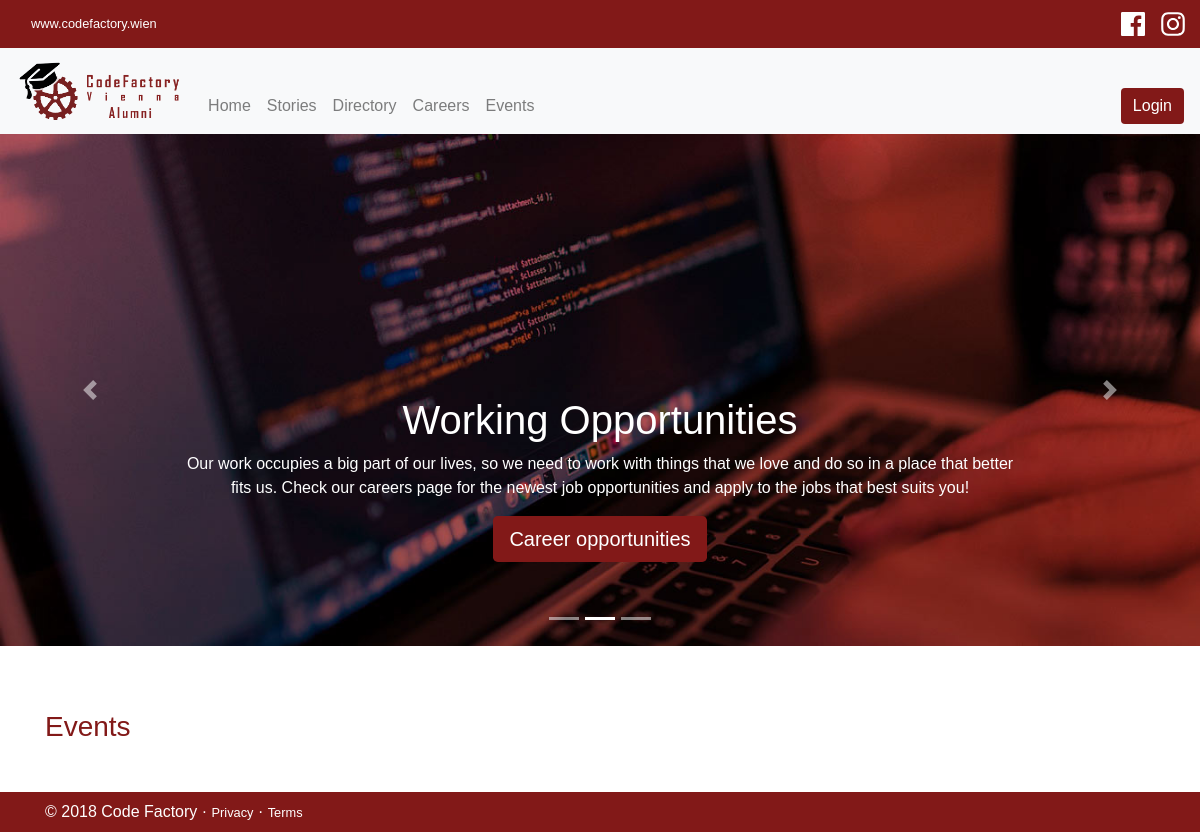
/events.php, run on an earlier commit of the app's database.
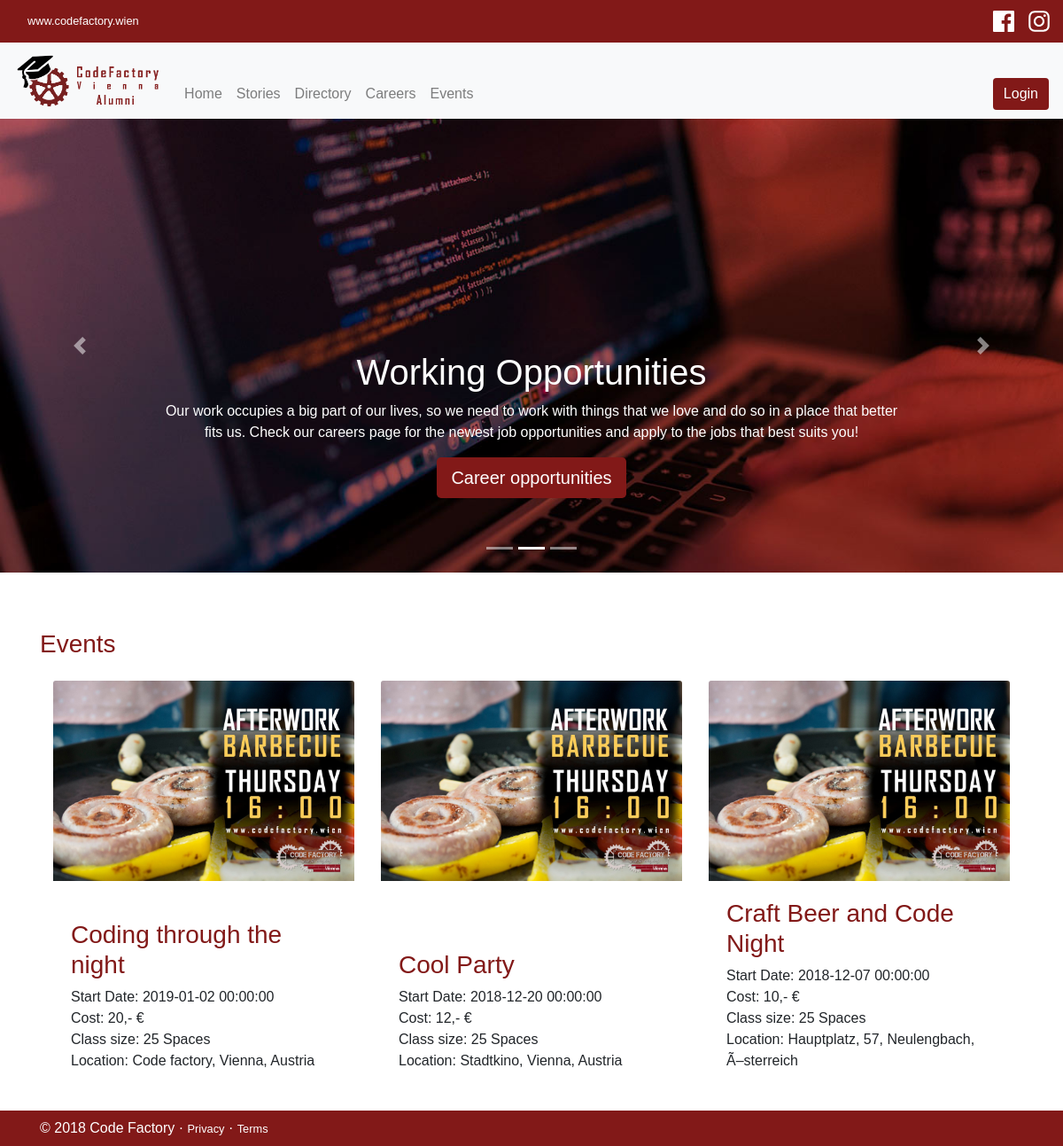
And on a later commit of the database.
### tables this page shows
CREATE TABLE `images` (
  `image_id` int(11) NOT NULL,
  `image_url` varchar(255) DEFAULT NULL,
  `fk_eventID` int(11) DEFAULT NULL,
  `fk_storiesID` int(11) DEFAULT NULL
);

CREATE TABLE `events` (
  `eventID` int(11) NOT NULL,
  `event_name` varchar(255) DEFAULT NULL,
  `start_date` datetime DEFAULT NULL,
  `cost` float DEFAULT NULL,
  `event_category` enum('meetup','party') DEFAULT NULL
);

CREATE TABLE `location` (
  `locationID` int(11) NOT NULL,
  `address` varchar(255) DEFAULT NULL,
  `city` varchar(100) DEFAULT NULL,
  `country` varchar(100) DEFAULT NULL,
  `fk_eventID` int(11) DEFAULT NULL
);

### inc/database.php (called while the page is built, shortened)
<?php
class Database {
    public $conn;
    public $servername = "localhost";
    public $username = "root";
    public $password = "";
    public $db_name="alumni_project";
    public function open_db_conn(){
        $this->conn=mysqli_connect($this->servername, $this->username, $this->password, $this->db_name);
    }
    public function query($sql){
        $result=mysqli_query($this->conn,$sql);
        return $result;
    }
}
$db=new Database();
 ?>

### inc/db_actions.php (called while the page is built, shortened)
<?php
require_once 'database.php';
class DbActions extends Database{
function join_tables($tables, $rows = '*', $join = null, $where = null, $order = null) {
	global $db;
	$arr=array();
    $mainTable = $tables[0];
    $sql = "SELECT ".$rows." FROM ".$mainTable;
   	if($join != null){
    for($i = 1; $i<count($tables);$i++) {
        $joinTable = $tables[$i];
        $joinField = $join[$i-1];
        $sql.= " JOIN ".$joinTable." ON ".$joinField;
    	}
	}
	$q=$db->query($sql);
	while($row=mysqli_fetch_assoc($q)){
		$arr[]=$row;
	}
			return $arr;
}
}
$obj=new DbActions();

### events.php (the view, shortened to what this page needs)
<?php
include 'inc/header.php';
include "inc/topnav.php";
include "inc/nav.php";
include "inc/carousel.php";
?>
<?php
  $tables=array("images", "events", "location");
  $rows="*";
  $join=array("events.eventID = images.fk_eventID" ,"location.fk_eventID = events.eventID");
  $rows=$obj->join_tables($tables,$rows,$join);
?>
<link rel="stylesheet" href="./assets/css/form.css">
<div class="container mt-5">
  <h3 class="mb-4">Events</h3>
    <div class="container" id="selresult">
      <div class="row">
          <?php foreach($rows as $row){
        echo'
        <div class="card col-lg-4" style="width: 18rem;">
          <div class="hovereffect">
              <img class="card-img-top
              img-responsive
              img"
              src="assets/img/'.$row['image_url'].'"
              alt="Card image cap">
          </div>
          <div class="card-body">
            <h3>'.$row['event_name'].'</h3>
            Start Date:
              '.$row['start_date'].'<br>
            Cost:
              '.$row['cost'].',- €<br>
            Class size:
              25 Spaces<br>
            Location:
              '.$row['address'].', '.$row['city'].', '.$row['country'].'
          </div>
        </div>
          '
        ;}
        ?>
      </div>
    </div>
</div>
<?php
include 'inc/footer.php';
?>

### inc/header.php (shortened to what this page needs)
<!doctype html>
<html lang="en">
<head>
  <link rel="stylesheet" type="text/css" href="./assets/css/bootstrap.min.css">
  <link rel="stylesheet" href="https://use.fontawesome.com/releases/v5.4.1/css/all.css">
  <link rel="stylesheet" type="text/css" href="./assets/css/styles-global.css">
</head>
<body>

### inc/topnav.php
<div class="container-fluid topbar">
  <div class="topbar-left">
    <a class="nav-link" target="_blank" href="https://www.codefactory.wien/"> www.codefactory.wien</a>
  </div>
  <div class="topbar-right">
    <a target="_blank" href="https://www.facebook.com/CodeFactoryVienna">
      <img class="logobar" src="assets/img/fb.svg" alt="Logo Facebook">
    </a>
    <a target="_blank" href="https://www.instagram.com/codefactoryvienna/">
      <img class="logobar" src="assets/img/ig.svg" alt="Logo Instagram">
    </a>
  </div>
</div>

### inc/nav.php (shortened to what this page needs)
<?php
include_once "db_actions.php";
 ?>
<nav class="navbar navbar-expand-md navbar-light bg-light">
  <a class="navbar-brand"><img src="./assets/img/alumnilogo.png" alt="Alumni of Code Factory Logo"></a>
  <div class="collapse navbar-collapse" id="navbarsExample04">
    <ul class="navbar-nav mr-auto">
      <li class="nav-item">
        <a class="nav-link" href="./index.php">Home <span class="sr-only">(current)</span></a>
      </li>
      <li class="nav-item">
        <a class="nav-link" href="./stories.php">Stories</a>
      </li>
      <li class="nav-item">
        <a class="nav-link" href="./directory.php">Directory</a>
      </li>
      <li class="nav-item">
        <a class="nav-link" href="./career.php">Careers</a>
      </li>
      <li class="nav-item">
        <a class="nav-link" href="./events.php">Events</a>
      </li>
    </ul>
    <?php if(!isset($_SESSION['student']) && !isset($_SESSION['company']) && !isset($_SESSION['admin'])){?>
      <a href="inc/login/login.php">
        <button type="button" class="btn">Login</button>
      </a>
  <?php } ?>
</div>
</nav>

### inc/carousel.php (shortened to what this page needs)
<div id="myCarousel" class="carousel slide d-none d-sm-block" data-ride="carousel">
<ol class="carousel-indicators">
  <li data-target="#myCarousel" data-slide-to="0" class=""></li>
  <li data-target="#myCarousel" data-slide-to="1" class="active"></li>
  <li data-target="#myCarousel" data-slide-to="2"></li>
</ol>
<div class="carousel-inner">
  <div class="carousel-item active">
    <img class="second-slide" src="./assets/img/work-731198_1600x572.jpg" alt="Second slide">
    <div class="container">
      <div class="carousel-caption">
        <h1>Working Opportunities</h1>
        <p>Our work occupies a big part of our lives, so we need to work with things that we love and do so in a place that better fits us. Check our careers page for the newest job opportunities and apply to the jobs that best suits you! </p>
        <p><a class="btn btn-lg"  href="career.php" role="button">Career opportunities</a></p>
      </div>
    </div>
  </div>
</div>
<a class="carousel-control-prev" href="#myCarousel" role="button" data-slide="prev">
  <span class="carousel-control-prev-icon" aria-hidden="true"></span>
</a>
<a class="carousel-control-next" href="#myCarousel" role="button" data-slide="next">
  <span class="carousel-control-next-icon" aria-hidden="true"></span>
</a>
</div>

### inc/footer.php (shortened to what this page needs)
<div class="footer mt-4 p-2">
	<footer class="container">
		<p class="mb-0 footer-links">© 2018 Code Factory · <a href="#">Privacy</a> · <a href="#">Terms</a></p>
	</footer>
</div>
</body>
</html>

### assets/css/styles-global.css (style rules this page uses)
body { font-family: "Cabin", sans-serif; }
h1, h2, h3 { color: #821918; }
a { color: #444; }
.navbar-collapse .btn { background: #821918; color: #fff; border: none; }
.carousel-caption h1 { color: #fff; }
.carousel-caption .btn { background: #821918; color: #fff; border: none; }
.carousel { margin-bottom: 4rem; }
.carousel-caption { bottom: 3rem; z-index: 10; }
.carousel-item { height: 32rem; background-color: #821918; }
.carousel-item > img { position: absolute; top: 0; left: 0; min-width: 100%; height: 32rem; }
.second-slide:before { content: ""; display: block; position: absolute; top: 0; bottom: 0; left: 0; right: 0; background: rgba(0, 0, 0, 0.6); }
.card { border: none; }
.topbar { display: flex; justify-content: space-between; line-height: 2rem; align-items: center; background: #821918; }
.topbar a { color: #fff; font-size: 0.8rem; }
.topbar-right img { width: 1.5rem; margin-left: 0.8rem; transition: 0.4s; }
.navbar { align-items: flex-end; background: #fbfbfb; }
.nav-item { transition: 0.4s; border-bottom: 0px solid #821918; }
.navbar-brand img { max-height: 60px; }
.footer { background: #821918; color: #fff; }
.footer a { color: #fff; font-size: 0.8rem; }
.hovereffect { width: 100%; height: 100%; float: left; overflow: hidden; position: relative; text-align: center; cursor: default; }
.hovereffect img { display: block; position: relative; }

What changed in the data, as far as the page shows it:
added images: image_url (picture), fk_eventID.event_name "Coding through the night", fk_eventID.start_date "2019-01-02 00:00:00", fk_eventID.cost "20", location.address "Code factory", location.city "Vienna", location.country "Austria"
added images: image_url (picture), fk_eventID.event_name "Cool Party", fk_eventID.start_date "2018-12-20 00:00:00", fk_eventID.cost "12", location.address "Stadtkino", location.city "Vienna", location.country "Austria"
added images: image_url (picture), fk_eventID.event_name "Craft Beer and Code Night", fk_eventID.start_date "2018-12-07 00:00:00", fk_eventID.cost "10", location.address "Hauptplatz, 57", location.city "Neulengbach", location.country "Ã–sterreich"
